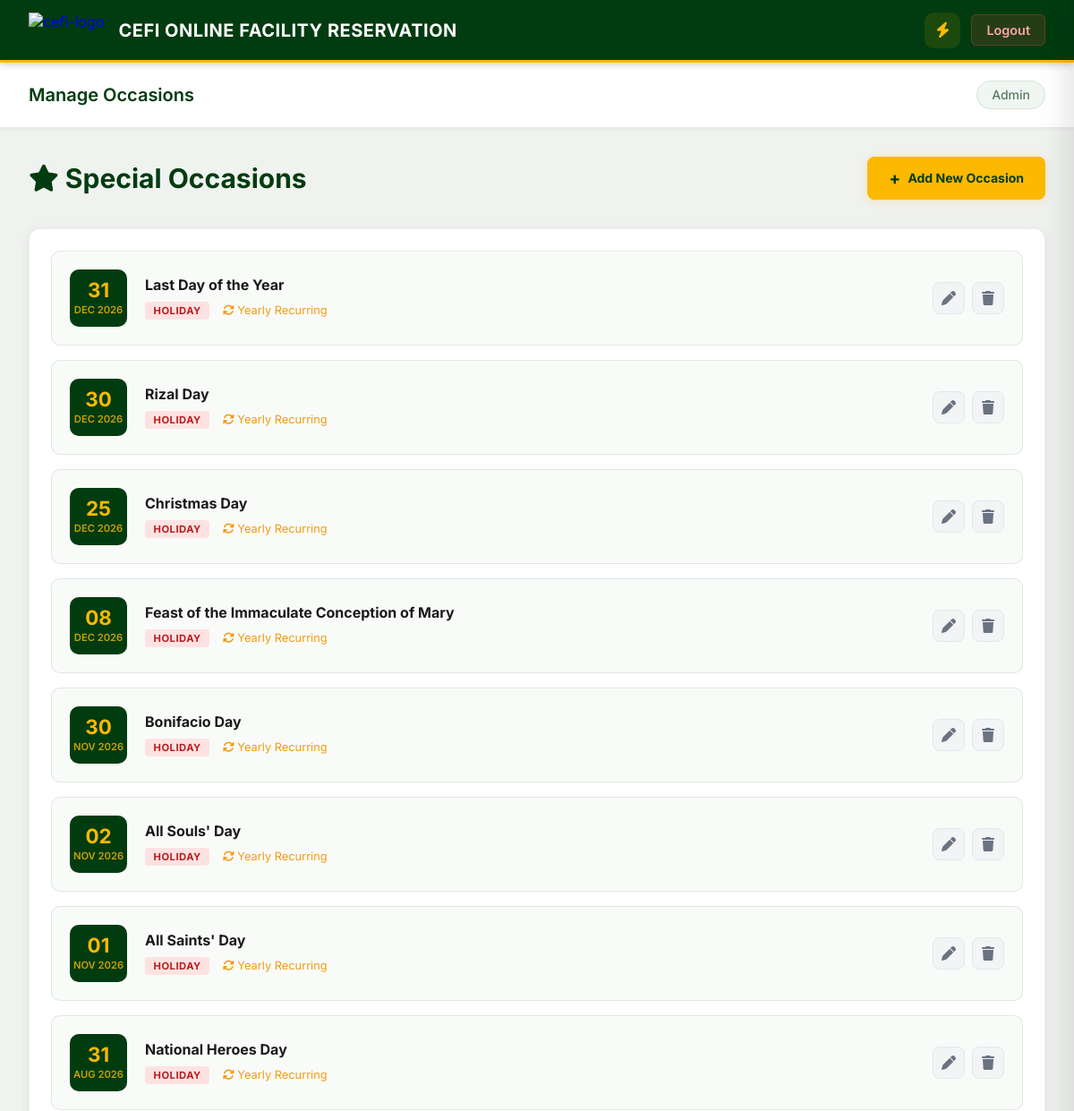
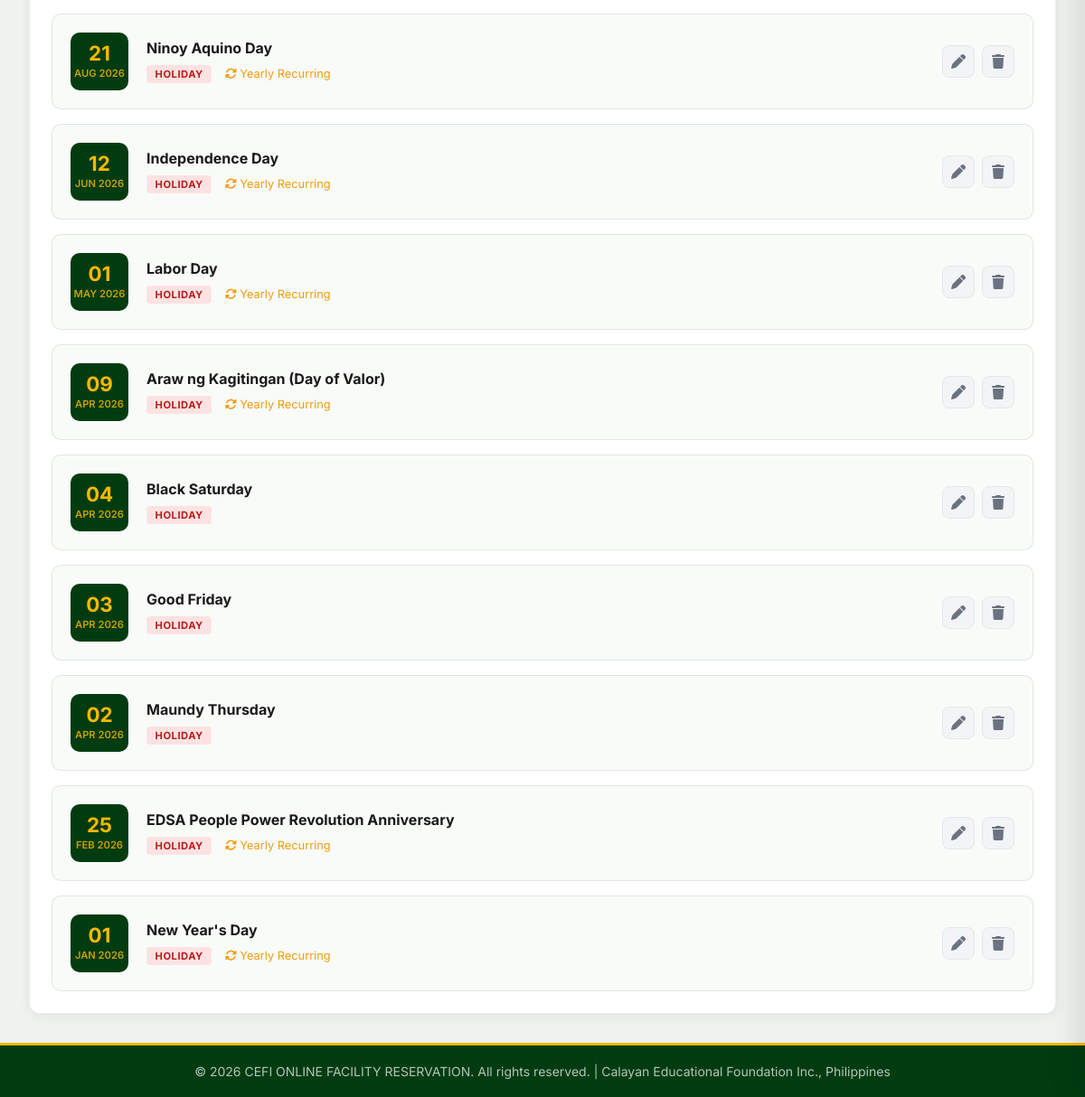
Screenshot of /calendar/occasions.php (signed in) with the database file from the repository (2 pictures, top to bottom).
### tables this page shows
CREATE TABLE special_occasions (
    id INT AUTO_INCREMENT PRIMARY KEY,
    title VARCHAR(255) NOT NULL,
    description TEXT,
    occasion_date DATE NOT NULL,
    end_date DATE DEFAULT NULL,
    type ENUM('SCHOOL_EVENT', 'HOLIDAY', 'BLOCKED', 'ANNOUNCEMENT') DEFAULT 'SCHOOL_EVENT',
    color VARCHAR(20) DEFAULT '#8e44ad',
    is_recurring TINYINT(1) DEFAULT 0,
    created_at TIMESTAMP DEFAULT CURRENT_TIMESTAMP
);

### calendar/occasions.php (the view, shortened to what this page needs)
<?php
require_once("../config/db.php");
$result = $conn->query("SELECT * FROM special_occasions ORDER BY occasion_date DESC");
$occasions = [];
while ($row = $result->fetch_assoc()) {
    $occasions[] = $row;
}
?>
<!DOCTYPE html>
<html lang="en">
<head>
    <link rel="stylesheet" href="../style/calendar.css">
    <link rel="stylesheet" href="../style/navbar.css?v=2">
    <link rel="stylesheet" href="../style/occasions.css">
</head>
<body>
<?php include '../includes/navbar.php'; ?>
<div class="main-content">
    <div class="page-header">
        <h1>Manage Occasions</h1>
        <div class="header-user">Admin</div>
    </div>
    <div class="container">
    <div class="header-row">
        <h1><i class="fas fa-star"></i> Special Occasions</h1>
        <button class="add-btn" id="open-add-modal"><span>+</span> Add New Occasion</button>
    </div>
    <div class="occasions-list">
        <?php if (empty($occasions)): ?>
            <div class="no-data">
                <div style="font-size: 3rem; margin-bottom: 10px;"><i class="fas fa-calendar-days"></i></div>
                <p>No special occasions found. Add one to mark holidays or school events.</p>
            </div>
        <?php else: ?>
            <?php foreach ($occasions as $occ):
                $date = new DateTime($occ['occasion_date']);
                $type_class = 'type-' . strtolower($occ['type']);
            ?>
                <div class="occasion-card" id="occ-<?= $occ['id'] ?>">
                    <div class="occ-info">
                        <div class="occ-date-box">
                            <span class="occ-day"><?= $date->format('d') ?></span>
                            <span class="occ-month"><?= $date->format('M Y') ?></span>
                        </div>
                        <div class="occ-details">
                            <h3><?= htmlspecialchars($occ['title']) ?></h3>
                            <span class="occ-type <?= $type_class ?>"><?= str_replace('_', ' ', $occ['type']) ?></span>
                            <?php if ($occ['is_recurring']): ?>
                                <span style="font-size: 0.8rem; color: #f39c12; margin-left: 10px;"><i class="fas fa-rotate"></i> Yearly Recurring</span>
                            <?php endif; ?>
                        </div>
                    </div>
                    <div class="occ-actions">
                        <button class="btn-icon edit-occ" data-occ="<?= htmlspecialchars(json_encode($occ), ENT_QUOTES, 'UTF-8') ?>" title="Edit"><i class="fas fa-pen"></i></button>
                        <button class="btn-icon btn-delete delete-occ" data-id="<?= $occ['id'] ?>" title="Delete"><i class="fas fa-trash"></i></button>
                    </div>
                </div>
            <?php endforeach; ?>
        <?php endif; ?>
    </div>
</div>
</div>
<div class="footer">
    © 2026 CEFI ONLINE FACILITY RESERVATION. All rights reserved. | Calayan Educational Foundation Inc., Philippines
</div>
</body>
</html>

### includes/navbar.php (shortened to what this page needs)
<?php
$dir = dirname($_SERVER['PHP_SELF']);
$is_subfolder = (strpos($dir, 'reservations') !== false || strpos($dir, 'facilities') !== false || strpos($dir, 'calendar') !== false || strpos($dir, 'auth') !== false || strpos($dir, 'admin') !== false);
$base_path = $is_subfolder ? "../" : "";
$user_role = $_SESSION['user_role'] ?? 'staff';
?>
<link rel="stylesheet" href="https://cdnjs.cloudflare.com/ajax/libs/font-awesome/6.5.1/css/all.min.css"
 />
<link rel="stylesheet" href="<?= $base_path ?>style/sidebar.css">
<?php
$brand_text = ($user_role === 'admin') ? 'CEFI ONLINE FACILITY RESERVATION' : 'CEFI ONLINE FACILITY RESERVATION';
$dashboard_link = ($user_role === 'admin') ? 'admin_dashboard.php' : 'dashboard.php';
?>
<nav class="top-navbar">
    <a href="<?= $base_path ?><?= $dashboard_link ?>" class="nav-brand" style="text-decoration:none;">
        <img src="https://enrollment.cefi.website/images/cefi-logo.png" alt="cefi-logo">
        <span class="brand-text"><?= $brand_text ?></span>
    </a>
    <div class="nav-right-group">
        <button class="quick-toggle-btn" id="sidebarToggleBtn" title="Quick Actions" aria-label="Toggle Quick Actions Sidebar">
            <i class="fas fa-bolt"></i>
        </button>
        <a href="<?= $base_path ?>auth/logout.php" class="logout-btn">
            Logout
        </a>
    </div>
</nav>

### style/calendar.css (style rules this page uses)
:root { --bg-color: #f0f2f0; --text-main: #1a1a1a; --text-muted: #5a7a62; --card-bg: #ffffff; --border-color: rgba(1, 60, 16, 0.1); --accent-color: #fcb900; --accent-dark: #e6a800; --accent-green: #013c10; --danger: #dc2626; }
* { margin: 0; padding: 0; box-sizing: border-box; font-family: 'Inter', sans-serif; }
body { background: #f0f2f0; color: var(--text-main); display: flex; flex-direction: column; min-height: 100vh; }
.main-content { margin-left: 0; flex: 1; transition: margin-left 0.3s cubic-bezier(0.4, 0, 0.2, 1); display: flex; flex-direction: column; }
.page-header { background: #ffffff; padding: 1.25rem 2rem; display: flex; justify-content: space-between; align-items: center; border-bottom: 1px solid rgba(1, 60, 16, 0.1); box-shadow: 0 1px 4px rgba(0, 0, 0, 0.06); }
.page-header h1 { font-size: 1.25rem; font-weight: 600; color: #013c10; }
.header-user { font-weight: 500; color: #5a7a62; background: #f0f7f2; padding: 0.4rem 1rem; border-radius: 20px; font-size: 0.875rem; border: 1px solid rgba(1, 60, 16, 0.1); }
.container { padding: 2rem; flex: 1; max-width: 1400px; margin: 0 auto; width: 100%; }
.footer { text-align: center; padding: 1.25rem; color: rgba(255, 255, 255, 0.7); font-size: 0.875rem; background: #013c10; border-top: 3px solid #fcb900; margin-top: auto; width: 100%; }

### style/navbar.css (style rules this page uses)
.top-navbar { display: flex; align-items: center; justify-content: space-between; padding: 0 2rem; height: 70px; background: #013c10; color: #ffffff; position: sticky; top: 0; z-index: 1000; box-shadow: 0 2px 8px rgba(0, 0, 0, 0.2); border-bottom: 3px solid #fcb900; }
.nav-brand { display: flex; align-items: center; gap: 1rem; }
.nav-brand img { height: 40px; width: auto; }
.brand-text { font-size: 1.25rem; font-weight: 700; letter-spacing: 0.5px; color: #ffffff; }
.logout-btn { background: rgba(239, 68, 68, 0.15); color: #fca5a5; padding: 0.5rem 1rem; border-radius: 6px; text-decoration: none; font-weight: 600; font-size: 0.9rem; transition: all 0.2s ease; border: 1px solid rgba(239, 68, 68, 0.3); }
.nav-right-group { display: flex; align-items: center; gap: 0.75rem; }
.main-content { margin-left: 0 !important; width: 100%; }
.footer { margin-left: 0 !important; width: 100% !important; }

### style/occasions.css (style rules this page uses)
.header-row { display: flex; justify-content: space-between; align-items: center; margin-bottom: 2rem; }
.header-row h1 { font-size: 1.875rem; font-weight: 700; margin: 0; color: #013c10; }
.add-btn { display: inline-flex; align-items: center; gap: 0.5rem; background: #fcb900; color: #013c10; padding: 0.75rem 1.5rem; border-radius: 8px; border: none; text-decoration: none; font-weight: 700; font-size: 0.875rem; cursor: pointer; transition: all 0.2s ease; box-shadow: 0 2px 8px rgba(252, 185, 0, 0.25); }
.add-btn span { font-size: 1.2rem; font-weight: bold; }
.occasions-list { display: flex; flex-direction: column; gap: 1rem; background: #ffffff; padding: 1.5rem; border-radius: 12px; box-shadow: 0 2px 12px rgba(0, 0, 0, 0.07); border: 1px solid rgba(1, 60, 16, 0.08); }
.occasion-card { display: flex; justify-content: space-between; align-items: center; padding: 1.25rem; border: 1px solid rgba(1, 60, 16, 0.1); border-radius: 10px; transition: all 0.2s ease; background: #f9fbf9; }
.occ-info { display: flex; align-items: center; gap: 1.25rem; }
.occ-date-box { display: flex; flex-direction: column; align-items: center; justify-content: center; background: #013c10; color: #fcb900; width: 64px; height: 64px; border-radius: 10px; flex-shrink: 0; }
.occ-day { font-size: 1.4rem; font-weight: 700; line-height: 1; }
.occ-month { font-size: 0.7rem; font-weight: 600; text-transform: uppercase; margin-top: 0.25rem; color: rgba(252, 185, 0, 0.8); }
.occ-details h3 { margin: 0 0 0.4rem 0; font-size: 1rem; font-weight: 700; color: #1a1a1a; }
.occ-type { display: inline-block; padding: 0.2rem 0.6rem; border-radius: 4px; font-size: 0.7rem; font-weight: 700; text-transform: uppercase; letter-spacing: 0.5px; background: #e5e7eb; color: #374151; }
.occ-type.type-holiday { background: #fee2e2; color: #b91c1c; }
.occ-actions { display: flex; gap: 0.5rem; }
.btn-icon { background: #f3f4f6; border: 1px solid #e5e7eb; width: 36px; height: 36px; border-radius: 8px; display: flex; align-items: center; justify-content: center; cursor: pointer; transition: all 0.2s; font-size: 1rem; color: #6b7280; }

### rows the page displays
special_occasions: occasion_date "31", occasion_date "DEC 2026", title "Last Day of the Year", type "HOLIDAY", is_recurring 1 (drawn)
special_occasions: occasion_date "30", occasion_date "DEC 2026", title "Rizal Day", type "HOLIDAY", is_recurring 1 (drawn)
special_occasions: occasion_date "25", occasion_date "DEC 2026", title "Christmas Day", type "HOLIDAY", is_recurring 1 (drawn)
special_occasions: occasion_date "08", occasion_date "DEC 2026", title "Feast of the Immaculate Conception of Mary", type "HOLIDAY", is_recurring 1 (drawn)
special_occasions: occasion_date "30", occasion_date "NOV 2026", title "Bonifacio Day", type "HOLIDAY", is_recurring 1 (drawn)
special_occasions: occasion_date "02", occasion_date "NOV 2026", title "All Souls' Day", type "HOLIDAY", is_recurring 1 (drawn)
special_occasions: occasion_date "01", occasion_date "NOV 2026", title "All Saints' Day", type "HOLIDAY", is_recurring 1 (drawn)
special_occasions: occasion_date "31", occasion_date "AUG 2026", title "National Heroes Day", type "HOLIDAY", is_recurring 1 (drawn)
special_occasions: occasion_date "21", occasion_date "AUG 2026", title "Ninoy Aquino Day", type "HOLIDAY", is_recurring 1 (drawn)
special_occasions: occasion_date "12", occasion_date "JUN 2026", title "Independence Day", type "HOLIDAY", is_recurring 1 (drawn)
special_occasions: occasion_date "01", occasion_date "MAY 2026", title "Labor Day", type "HOLIDAY", is_recurring 1 (drawn)
special_occasions: occasion_date "09", occasion_date "APR 2026", title "Araw ng Kagitingan (Day of Valor)", type "HOLIDAY", is_recurring 1 (drawn)
special_occasions: occasion_date "04", occasion_date "APR 2026", title "Black Saturday", type "HOLIDAY"
special_occasions: occasion_date "03", occasion_date "APR 2026", title "Good Friday", type "HOLIDAY"
special_occasions: occasion_date "02", occasion_date "APR 2026", title "Maundy Thursday", type "HOLIDAY"
special_occasions: occasion_date "25", occasion_date "FEB 2026", title "EDSA People Power Revolution Anniversary", type "HOLIDAY", is_recurring 1 (drawn)
special_occasions: occasion_date "01", occasion_date "JAN 2026", title "New Year's Day", type "HOLIDAY", is_recurring 1 (drawn)

### other values shown
$brand_text "CEFI ONLINE FACILITY RESERVATION"
